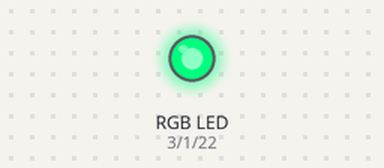
The sketch below on a simulated ESP32. Shown: an RGB LED mixed from three pins (HIGH = lit).

Above: at 0.1 s.
Timing chart, 0 to 1.6 s (numbered marks = the images above):
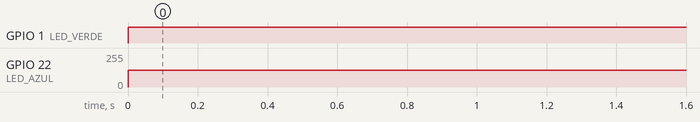

Measured:
- by itself, GPIO 1 (LED_VERDE): LOW → HIGH at 0.00 s
- by itself, GPIO 22 (LED_AZUL): 0/255 → 127/255 at 0.00 s

The sketch:

RGB_ESP32_AnodoComun.ino
```cpp
/*
  Este código sirve para controlar un LED RGB de ÁNODO COMÚN mediante PWM
*/

//Declaramos los pines---------
#define LED_ROJO   3 //Rojo    GPIO 3
#define LED_VERDE   1 //Verde  GPIO 1
#define LED_AZUL   22 //Azul   GPIO 22
//-----------------------------

//Declaramos los canales para el PWM---------
#define PWM_Ch0    0 //Canal 0 - Rojo
#define PWM_Ch1    1 //Canal 1 - Verde
#define PWM_Ch2    2 //Canal 2 - Azul
//-------------------------------------------

//Declaramos los bits de resolución y la frecuencia para el PWM----
#define PWM_Res   8 //Resolución de  8 bits (ESP32 puede con 16bits) 2^8 = 256 valores para que pueda tomar los valores 255 de colores
#define PWM_Freq  1000 //Frecuencia
//-----------------------------------------------------------------

//Creamos variables que almacenen el ciclo de trabajo y las inicializamos en 0----
int PWM1_DutyCycle = 0; //Ciclo de trabajo 1
int PWM2_DutyCycle = 0; //Ciclo de trabajo 2
int PWM3_DutyCycle = 0; //Ciclo de trabajo 3
//--------------------------------------------------------------------------------

void setup() //Configuraciones
{
  //CONFIGURACIÓN PWM ROJO
  ledcAttachPin(LED_ROJO, PWM_Ch0); //Le asignamos el canal 0 al pin 3 (ROJO)
  ledcSetup(PWM_Ch0, PWM_Freq, PWM_Res); //Configuramos el PWM (le asignamos el canal, la frecuencia y la cantidad de bits de resolución)

  //CONFIGURACIÓN PWM VERDE
  ledcAttachPin(LED_VERDE, PWM_Ch1); //Le asignamos el canal 1 al pin 1 (VERDE)
  ledcSetup(PWM_Ch1, PWM_Freq, PWM_Res); //Configuramos el PWM (le asignamos el canal, la frecuencia y la cantidad de bits de resolución)

  //CONFIGURACIÓN PWM AZUL
  ledcAttachPin(LED_AZUL, PWM_Ch2); //Le asignamos el canal 2 al pin 22 (AZUL)
  ledcSetup(PWM_Ch2, PWM_Freq, PWM_Res); //Configuramos el PWM (le asignamos el canal, la frecuencia y la cantidad de bits de resolución)
}

void loop(){ //Ciclo repetitivo

  // llamamos la función "color" para que "imprima" el color que le pasemos
  color(255,0,128);  //Colocamos el código de color RGB que queremos que tengo el LED RGB
}

void color (int R, int G,int B){ //Esta función se encarga de pasar de CATODO a ANODO COMÚN y también controlamos el PWM con "ledcWrite"

 //Esta sección es para pasar de CATODO COMÚN a ANODO COMÚN---
    //POSDATA: si tienes CÁTODO COMÚN puedes borrar esto
  R = 255 - R;
  G = 255 - G;
  B = 255 - B;
//------------------------------------------------------------

  ledcWrite(PWM_Ch0, R); //"imprime" mediante PWM el valor que le pasemos por la variable "R"
  ledcWrite(PWM_Ch1, G); //"imprime" mediante PWM el valor que le pasemos por la variable "G"
  ledcWrite(PWM_Ch2, B); //"imprime" mediante PWM el valor que le pasemos por la variable "B"
}
```
